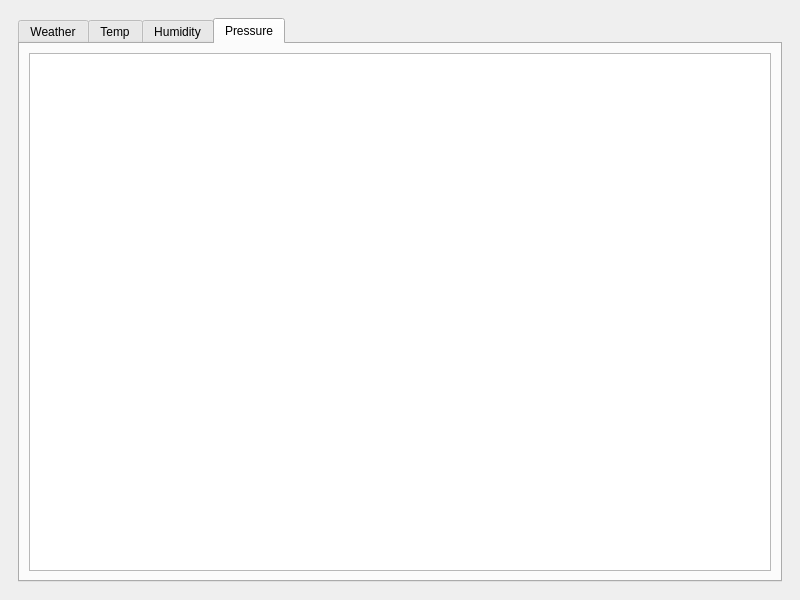
<?xml version="1.0" encoding="UTF-8"?>
<ui version="4.0">
 <class>mainWindow</class>
 <widget class="CDPBaseMainWindow" name="mainWindow">
  <property name="geometry">
   <rect>
    <x>0</x>
    <y>0</y>
    <width>800</width>
    <height>600</height>
   </rect>
  </property>
  <property name="windowTitle">
   <string>Main Window</string>
  </property>
  <property name="msgBoxBgSvg">
   <string>:/themes/flat_light/backgrounds/bgMsgBox.svg</string>
  </property>
  <property name="msgBoxBtnSvg">
   <string>:/themes/flat_light/buttons/buttonPlain.svg</string>
  </property>
  <property name="themeNight">
   <string>flat_dark</string>
  </property>
  <property name="themeDay">
   <string>flat_light</string>
  </property>
  <property name="numPadName" stdset="0">
   <string>CDPBaseNumPad</string>
  </property>
  <property name="keyPadName" stdset="0">
   <string>CDPBaseKeyPad</string>
  </property>
  <widget class="QWidget" name="centralwidget">
   <layout class="QHBoxLayout" name="horizontalLayout_6">
    <item>
     <widget class="CDPBaseContainer" name="cdpBaseContainer">
      <layout class="QHBoxLayout" name="horizontalLayout_10">
       <item>
        <widget class="CDPBaseTabWidget" name="cdpBaseTabWidget">
         <property name="currentIndex">
          <number>3</number>
         </property>
         <property name="svgFile">
          <string>:/themes/flat_light/tabs/tabWidget.svg</string>
         </property>
         <property name="stylingType">
          <enum>CDPBaseTabWidget::SVG</enum>
         </property>
         <widget class="QWidget" name="tab">
          <attribute name="title">
           <string>Weather</string>
          </attribute>
          <layout class="QHBoxLayout" name="horizontalLayout_7">
           <item>
            <widget class="CDPBaseContainer" name="cdpBaseContainer_2">
             <layout class="QVBoxLayout" name="verticalLayout_5">
              <item>
               <layout class="QVBoxLayout" name="verticalLayout_3">
                <item>
                 <layout class="QVBoxLayout" name="verticalLayout"/>
                </item>
                <item>
                 <layout class="QVBoxLayout" name="verticalLayout_2">
                  <item>
                   <widget class="CDPBaseLabel" name="cdpBaseLabel">
                    <property name="text">
                     <string>Office</string>
                    </property>
                   </widget>
                  </item>
                 </layout>
                </item>
                <item>
                 <layout class="QHBoxLayout" name="horizontalLayout">
                  <item>
                   <widget class="CDPBaseMeter" name="cpdBaseMeter_2">
                    <property name="meterType">
                     <enum>CDPBaseMeter::Custom</enum>
                    </property>
                    <property name="minValue">
                     <double>-30.000000000000000</double>
                    </property>
                    <property name="maxValue">
                     <double>105.000000000000000</double>
                    </property>
                    <property name="textPrefix">
                     <string>°C</string>
                    </property>
                    <property name="textSuffix">
                     <string>Temperature</string>
                    </property>
                    <property name="numPrecision" stdset="0">
                     <number>0</number>
                    </property>
                    <property name="cdpRouting" stdset="0">
                     <string>Inside.Sensor.pressure.Temperature.CurrentValue.Value</string>
                    </property>
                   </widget>
                  </item>
                  <item>
                   <widget class="CDPBaseMeter" name="cpdBaseMeter">
                    <property name="meterType">
                     <enum>CDPBaseMeter::Custom</enum>
                    </property>
                    <property name="minValue">
                     <double>20.000000000000000</double>
                    </property>
                    <property name="maxValue">
                     <double>80.000000000000000</double>
                    </property>
                    <property name="value">
                     <double>20.000000000000000</double>
                    </property>
                    <property name="textPrefix">
                     <string>%</string>
                    </property>
                    <property name="textSuffix">
                     <string>Humidity</string>
                    </property>
                    <property name="numPrecision" stdset="0">
                     <number>0</number>
                    </property>
                    <property name="cdpRouting" stdset="0">
                     <string>Inside.Sensor.humid.Humidity.CurrentValue.Value</string>
                    </property>
                   </widget>
                  </item>
                  <item>
                   <widget class="CDPBaseMeter" name="cpdBaseMeter_3">
                    <property name="meterType">
                     <enum>CDPBaseMeter::Custom</enum>
                    </property>
                    <property name="minValue">
                     <double>260.000000000000000</double>
                    </property>
                    <property name="maxValue">
                     <double>1260.000000000000000</double>
                    </property>
                    <property name="value">
                     <double>260.000000000000000</double>
                    </property>
                    <property name="textPrefix">
                     <string>hPa</string>
                    </property>
                    <property name="textSuffix">
                     <string>Pressure</string>
                    </property>
                    <property name="numPrecision" stdset="0">
                     <number>0</number>
                    </property>
                    <property name="cdpRouting" stdset="0">
                     <string>Inside.Sensor.pressure.Pressure.CurrentValue.Value</string>
                    </property>
                   </widget>
                  </item>
                 </layout>
                </item>
                <item>
                 <widget class="CDPBaseLabel" name="cdpBaseLabel_2">
                  <property name="text">
                   <string>Outside</string>
                  </property>
                 </widget>
                </item>
                <item>
                 <layout class="QHBoxLayout" name="horizontalLayout_2">
                  <item>
                   <widget class="CDPBaseMeter" name="cpdBaseMeter_4">
                    <property name="meterType">
                     <enum>CDPBaseMeter::Custom</enum>
                    </property>
                    <property name="minValue">
                     <double>-30.000000000000000</double>
                    </property>
                    <property name="maxValue">
                     <double>105.000000000000000</double>
                    </property>
                    <property name="textPrefix">
                     <string>°C</string>
                    </property>
                    <property name="textSuffix">
                     <string>Temperature</string>
                    </property>
                    <property name="numPrecision" stdset="0">
                     <number>0</number>
                    </property>
                    <property name="cdpRouting" stdset="0">
                     <string>Outside.Sensor.pressure.Temperature.CurrentValue.Value</string>
                    </property>
                   </widget>
                  </item>
                  <item>
                   <widget class="CDPBaseMeter" name="cpdBaseMeter_5">
                    <property name="meterType">
                     <enum>CDPBaseMeter::Custom</enum>
                    </property>
                    <property name="minValue">
                     <double>20.000000000000000</double>
                    </property>
                    <property name="maxValue">
                     <double>80.000000000000000</double>
                    </property>
                    <property name="value">
                     <double>20.000000000000000</double>
                    </property>
                    <property name="textPrefix">
                     <string>%</string>
                    </property>
                    <property name="textSuffix">
                     <string>Humidity</string>
                    </property>
                    <property name="numPrecision" stdset="0">
                     <number>0</number>
                    </property>
                    <property name="cdpRouting" stdset="0">
                     <string>Outside.Sensor.humid.Humidity.CurrentValue.Value</string>
                    </property>
                   </widget>
                  </item>
                  <item>
                   <widget class="CDPBaseMeter" name="cpdBaseMeter_6">
                    <property name="meterType">
                     <enum>CDPBaseMeter::Custom</enum>
                    </property>
                    <property name="minValue">
                     <double>260.000000000000000</double>
                    </property>
                    <property name="maxValue">
                     <double>1260.000000000000000</double>
                    </property>
                    <property name="value">
                     <double>260.000000000000000</double>
                    </property>
                    <property name="textPrefix">
                     <string>hPa</string>
                    </property>
                    <property name="textSuffix">
                     <string>Pressure</string>
                    </property>
                    <property name="numPrecision" stdset="0">
                     <number>0</number>
                    </property>
                    <property name="cdpRouting" stdset="0">
                     <string>Outside.Sensor.pressure.Pressure.CurrentValue.Value</string>
                    </property>
                   </widget>
                  </item>
                 </layout>
                </item>
               </layout>
              </item>
             </layout>
            </widget>
           </item>
          </layout>
         </widget>
         <widget class="QWidget" name="tab_2">
          <attribute name="title">
           <string>Temp</string>
          </attribute>
          <layout class="QHBoxLayout" name="horizontalLayout_3">
           <item>
            <layout class="QHBoxLayout" name="horizontalLayout_4">
             <item>
              <widget class="CDP::GraphWidgets::DatabaseGraphWidget" name="cdpDatabaseGraphWidget">
               <property name="databaseUrl">
                <url>
                 <string>ip://127.0.0.1:17000</string>
                </url>
               </property>
               <property name="table">
                <string>SignalTable</string>
               </property>
               <property name="xAxisColumn">
                <string>timestamp</string>
               </property>
               <property name="yAxisColumns">
                <stringlist>
                 <string>InsideTemperature</string>
                 <string>OutsideTemperature</string>
                </stringlist>
               </property>
              </widget>
             </item>
            </layout>
           </item>
          </layout>
         </widget>
         <widget class="QWidget" name="tab_3">
          <attribute name="title">
           <string>Humidity</string>
          </attribute>
          <layout class="QHBoxLayout" name="horizontalLayout_5">
           <item>
            <layout class="QHBoxLayout" name="horizontalLayout_8">
             <item>
              <widget class="CDP::GraphWidgets::DatabaseGraphWidget" name="cdpDatabaseGraphWidget_2">
               <property name="databaseUrl">
                <url>
                 <string>ip://127.0.0.1:17000</string>
                </url>
               </property>
               <property name="table">
                <string>SignalTable</string>
               </property>
               <property name="xAxisColumn">
                <string>timestamp</string>
               </property>
               <property name="yAxisColumns">
                <stringlist>
                 <string>InsideHumidity</string>
                 <string>OutsideHumidity</string>
                </stringlist>
               </property>
              </widget>
             </item>
            </layout>
           </item>
          </layout>
         </widget>
         <widget class="QWidget" name="tab_4">
          <attribute name="title">
           <string>Pressure</string>
          </attribute>
          <layout class="QVBoxLayout" name="verticalLayout_4">
           <item>
            <layout class="QHBoxLayout" name="horizontalLayout_9">
             <item>
              <widget class="CDP::GraphWidgets::DatabaseGraphWidget" name="cdpDatabaseGraphWidget_3">
               <property name="databaseUrl">
                <url>
                 <string>ip://127.0.0.1:17000</string>
                </url>
               </property>
               <property name="table">
                <string>SignalTable</string>
               </property>
               <property name="xAxisColumn">
                <string>timestamp</string>
               </property>
               <property name="yAxisColumns">
                <stringlist>
                 <string>InsidePressure</string>
                 <string>OutsidePressure</string>
                </stringlist>
               </property>
              </widget>
             </item>
            </layout>
           </item>
          </layout>
         </widget>
        </widget>
       </item>
      </layout>
     </widget>
    </item>
   </layout>
  </widget>
 </widget>
 <customwidgets>
  <customwidget>
   <class>CDPBaseContainer</class>
   <extends>QWidget</extends>
   <header>CDPBaseWidgets/CDPBaseContainer.h</header>
   <container>1</container>
  </customwidget>
  <customwidget>
   <class>CDPBaseTabWidget</class>
   <extends>QTabWidget</extends>
   <header>CDPBaseWidgets/CDPBaseTabWidget.h</header>
   <container>1</container>
  </customwidget>
  <customwidget>
   <class>CDPBaseLabel</class>
   <extends>QLabel</extends>
   <header>CDPBaseWidgets/CDPBaseLabel.h</header>
  </customwidget>
  <customwidget>
   <class>CDPBaseMeter</class>
   <extends>QWidget</extends>
   <header>CDPBaseWidgets/CDPBaseMeter.h</header>
  </customwidget>
  <customwidget>
   <class>CDPBaseMainWindow</class>
   <extends>QMainWindow</extends>
   <header>CDPBaseWidgets/CDPBaseMainWindow.h</header>
   <container>1</container>
  </customwidget>
  <customwidget>
   <class>CDP::GraphWidgets::DatabaseGraphWidget</class>
   <extends>QGraphicsView</extends>
   <header>cdp/graphwidgets/databasegraphwidget.h</header>
  </customwidget>
 </customwidgets>
 <resources/>
 <connections>
  <connection>
   <sender>cdpBaseTabWidget</sender>
   <signal>tabBarClicked(int)</signal>
   <receiver>cdpDatabaseGraphWidget_3</receiver>
   <slot>reconnectToDatabase()</slot>
   <hints>
    <hint type="sourcelabel">
     <x>316</x>
     <y>27</y>
    </hint>
    <hint type="destinationlabel">
     <x>320</x>
     <y>112</y>
    </hint>
   </hints>
  </connection>
  <connection>
   <sender>cdpBaseTabWidget</sender>
   <signal>tabBarClicked(int)</signal>
   <receiver>cdpDatabaseGraphWidget_3</receiver>
   <slot>autoScale()</slot>
   <hints>
    <hint type="sourcelabel">
     <x>373</x>
     <y>27</y>
    </hint>
    <hint type="destinationlabel">
     <x>386</x>
     <y>135</y>
    </hint>
   </hints>
  </connection>
  <connection>
   <sender>cdpBaseTabWidget</sender>
   <signal>tabBarClicked(int)</signal>
   <receiver>cdpDatabaseGraphWidget_3</receiver>
   <slot>resume()</slot>
   <hints>
    <hint type="sourcelabel">
     <x>350</x>
     <y>36</y>
    </hint>
    <hint type="destinationlabel">
     <x>364</x>
     <y>148</y>
    </hint>
   </hints>
  </connection>
  <connection>
   <sender>cdpBaseTabWidget</sender>
   <signal>tabBarClicked(int)</signal>
   <receiver>cdpDatabaseGraphWidget_2</receiver>
   <slot>autoScale()</slot>
   <hints>
    <hint type="sourcelabel">
     <x>258</x>
     <y>34</y>
    </hint>
    <hint type="destinationlabel">
     <x>290</x>
     <y>163</y>
    </hint>
   </hints>
  </connection>
  <connection>
   <sender>cdpBaseTabWidget</sender>
   <signal>tabBarClicked(int)</signal>
   <receiver>cdpDatabaseGraphWidget_2</receiver>
   <slot>reconnectToDatabase()</slot>
   <hints>
    <hint type="sourcelabel">
     <x>219</x>
     <y>36</y>
    </hint>
    <hint type="destinationlabel">
     <x>252</x>
     <y>136</y>
    </hint>
   </hints>
  </connection>
  <connection>
   <sender>cdpBaseTabWidget</sender>
   <signal>tabBarClicked(int)</signal>
   <receiver>cdpDatabaseGraphWidget_2</receiver>
   <slot>resume()</slot>
   <hints>
    <hint type="sourcelabel">
     <x>232</x>
     <y>36</y>
    </hint>
    <hint type="destinationlabel">
     <x>249</x>
     <y>161</y>
    </hint>
   </hints>
  </connection>
  <connection>
   <sender>cdpBaseTabWidget</sender>
   <signal>tabBarClicked(int)</signal>
   <receiver>cdpDatabaseGraphWidget</receiver>
   <slot>autoScale()</slot>
   <hints>
    <hint type="sourcelabel">
     <x>150</x>
     <y>36</y>
    </hint>
    <hint type="destinationlabel">
     <x>258</x>
     <y>162</y>
    </hint>
   </hints>
  </connection>
  <connection>
   <sender>cdpBaseTabWidget</sender>
   <signal>tabBarClicked(int)</signal>
   <receiver>cdpDatabaseGraphWidget</receiver>
   <slot>reconnectToDatabase()</slot>
   <hints>
    <hint type="sourcelabel">
     <x>133</x>
     <y>35</y>
    </hint>
    <hint type="destinationlabel">
     <x>307</x>
     <y>226</y>
    </hint>
   </hints>
  </connection>
  <connection>
   <sender>cdpBaseTabWidget</sender>
   <signal>tabBarClicked(int)</signal>
   <receiver>cdpDatabaseGraphWidget</receiver>
   <slot>resume()</slot>
   <hints>
    <hint type="sourcelabel">
     <x>162</x>
     <y>41</y>
    </hint>
    <hint type="destinationlabel">
     <x>224</x>
     <y>166</y>
    </hint>
   </hints>
  </connection>
 </connections>
</ui>
